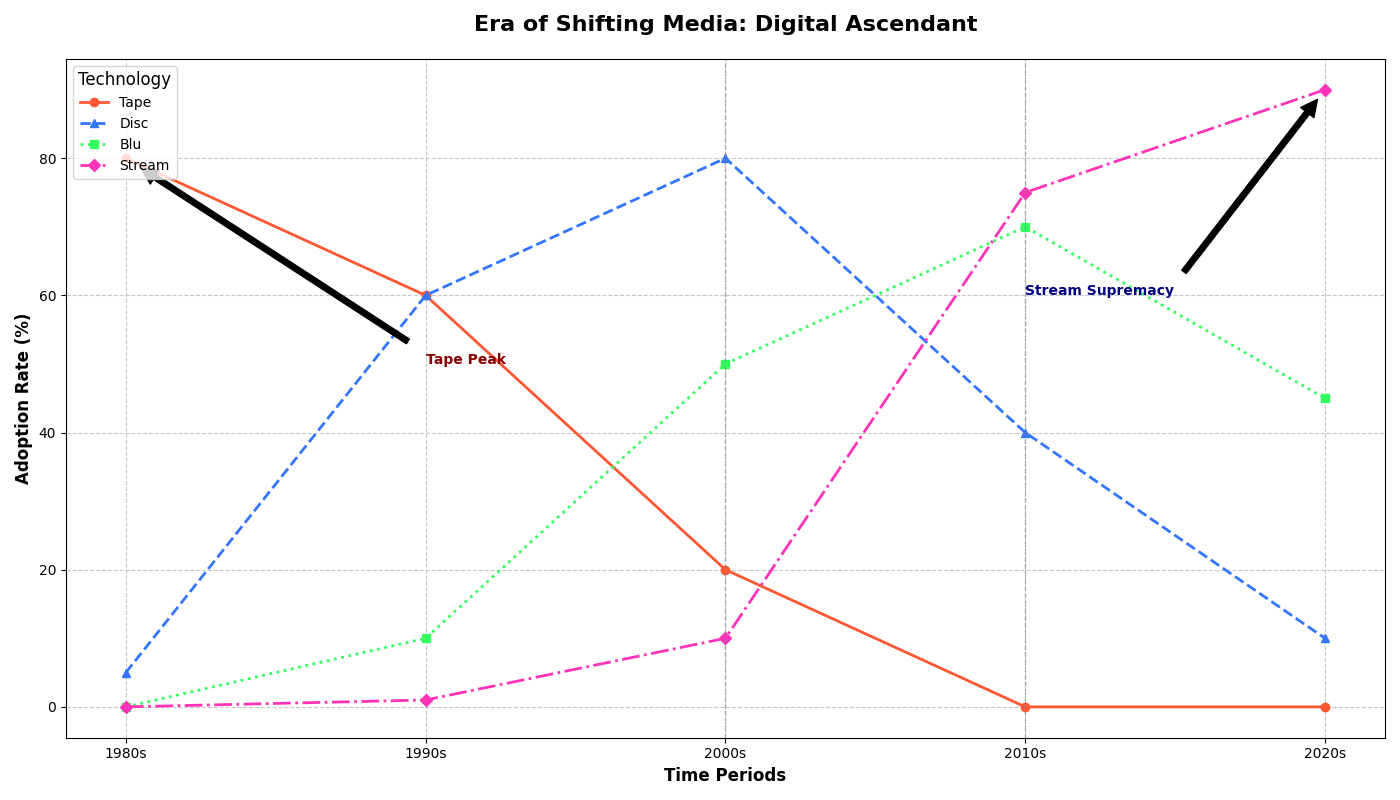

This chart was generated by the following Python code:
import matplotlib.pyplot as plt
import numpy as np

# New Title and Labels
# Title: "Era of Shifting Media: Digital Ascendant"
# X-axis: 'Time Periods'
# Y-axis: 'Adoption Rate (%)'

decades = np.array(['1980s', '1990s', '2000s', '2010s', '2020s'])

# Usage values remain unchanged
vhs_usage = [80, 60, 20, 0, 0]
dvd_usage = [5, 60, 80, 40, 10]
bluray_usage = [0, 10, 50, 70, 45]
digital_usage = [0, 1, 10, 75, 90]

# Setup the plot
fig, ax = plt.subplots(figsize=(14, 8))

# Plotting media type usage over the decades
ax.plot(decades, vhs_usage, label='Tape', marker='o', linestyle='-', linewidth=2, color='#FF5733')
ax.plot(decades, dvd_usage, label='Disc', marker='^', linestyle='--', linewidth=2, color='#3375FF')
ax.plot(decades, bluray_usage, label='Blu', marker='s', linestyle=':', linewidth=2, color='#33FF5E')
ax.plot(decades, digital_usage, label='Stream', marker='D', linestyle='-.', linewidth=2, color='#FF33B8')

# Altered Titles and Labels
ax.set_title("Era of Shifting Media: Digital Ascendant", fontsize=16, fontweight='bold', pad=20)
ax.set_xlabel('Time Periods', fontsize=12, fontweight='bold')
ax.set_ylabel('Adoption Rate (%)', fontsize=12, fontweight='bold')

# Customize the legend
ax.legend(title='Technology', fontsize=10, title_fontsize='12', loc='upper left')

# Add grid for better readability
ax.grid(True, linestyle='--', alpha=0.7)

# Annotate significant trends
ax.annotate('Tape Peak', xy=('1980s', 80), xytext=('1990s', 50),
            arrowprops=dict(facecolor='black', shrink=0.05), fontsize=10, fontweight='bold', color='darkred')
ax.annotate('Stream Supremacy', xy=('2020s', 90), xytext=('2010s', 60),
            arrowprops=dict(facecolor='black', shrink=0.05), fontsize=10, fontweight='bold', color='navy')

# Highlight specific decades
highlight_decades = ['2000s', '2010s']
for decade in highlight_decades:
    ax.axvline(decade, color='grey', linestyle='--', linewidth=1, alpha=0.5)

plt.tight_layout()
plt.show()
